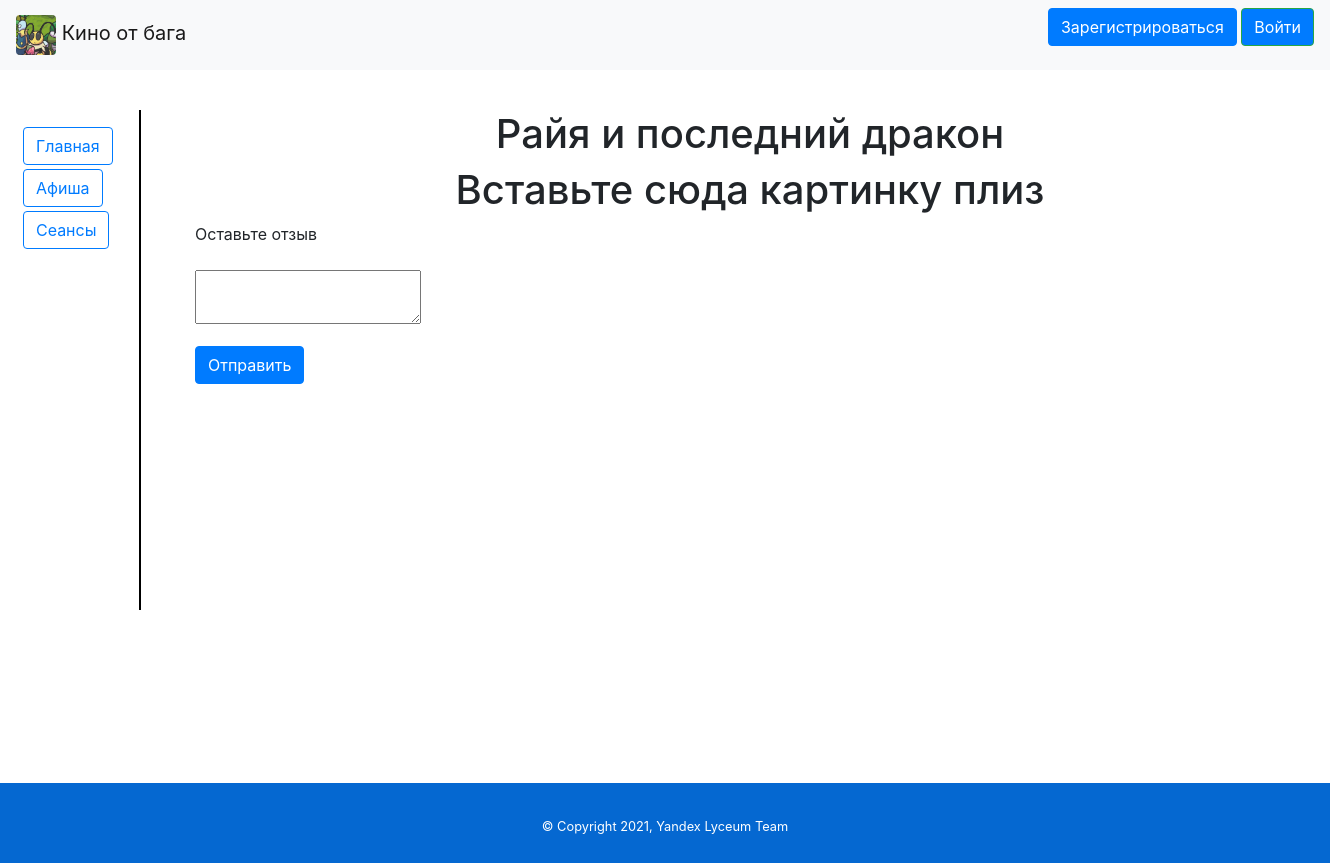
The app's page /film-info?id=1, older data.
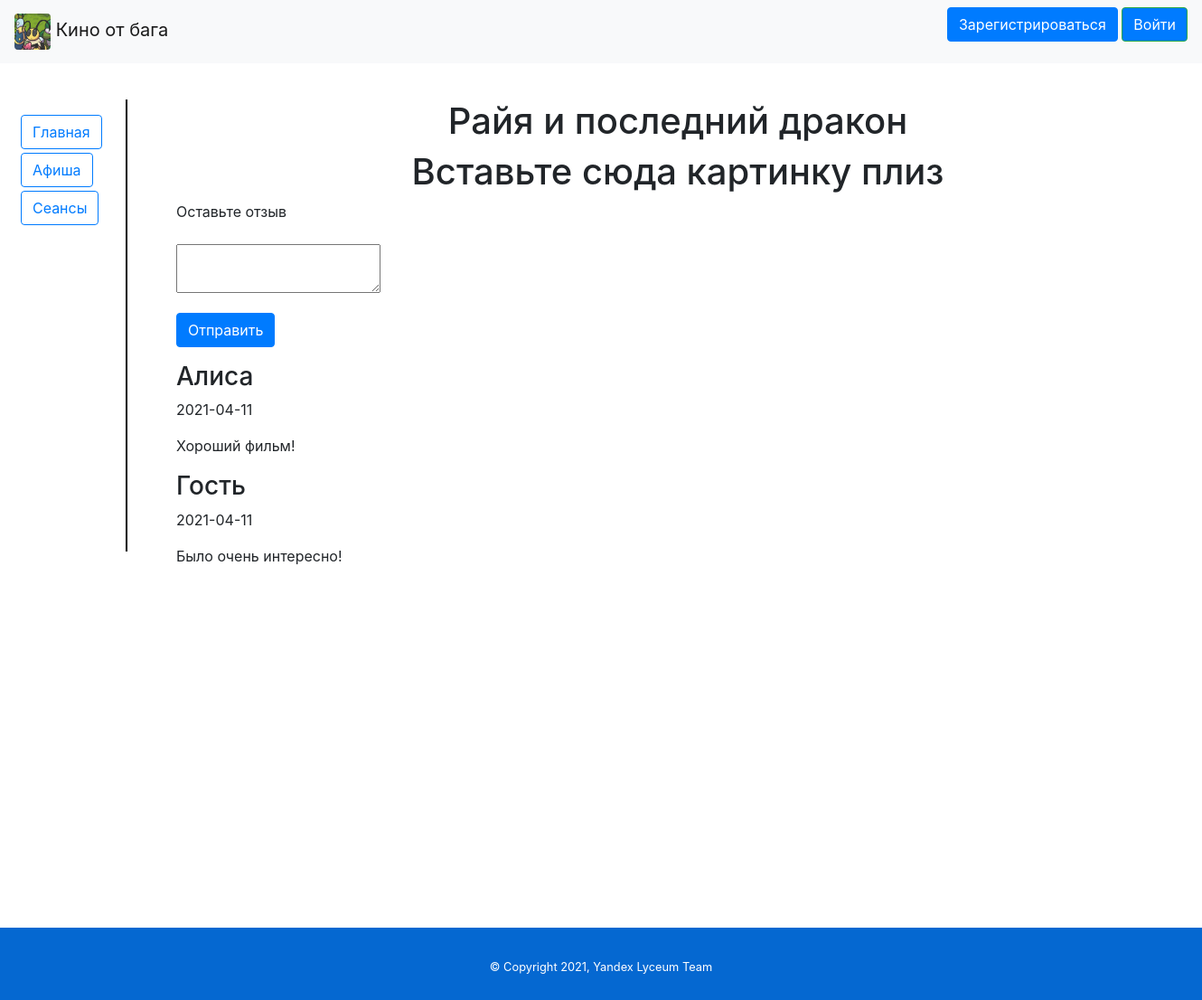
The same page, newer data.
### data/films.py (models this page shows, shortened)
class Films(SqlAlchemyBase):
    __tablename__ = 'films'
    id = sqlalchemy.Column(sqlalchemy.Integer, primary_key=True, autoincrement=True)
    name = sqlalchemy.Column(sqlalchemy.String, nullable=True)
    length = sqlalchemy.Column(sqlalchemy.Integer, default=120)
    image_route = sqlalchemy.Column(sqlalchemy.Integer, nullable=True)
    age_restriction = sqlalchemy.Column(sqlalchemy.Integer, default=0)
    description = sqlalchemy.Column(sqlalchemy.String, nullable=True, default='Film')

### data/review.py (models this page shows)
class Review(SqlAlchemyBase):
    __tablename__ = 'comms'
    id = sqlalchemy.Column(sqlalchemy.Integer, primary_key=True, autoincrement=True)
    name = sqlalchemy.Column(sqlalchemy.String, nullable=False)
    date = sqlalchemy.Column(sqlalchemy.Text, nullable=False)
    comment = sqlalchemy.Column(sqlalchemy.Text, nullable=False)
    film_id = sqlalchemy.Column(sqlalchemy.Integer, nullable=False)

### main.py (the view, shortened to what this page needs)
@app.route('/film-info', methods=['GET', 'POST'])
def film_info():
    form = ReviewForm()
    db_sess = db_session.create_session()
    film_id = request.args.get('id')
    reviews = db_sess.query(Review).filter_by(film_id=film_id).all()
    title = db_sess.query(Films).filter_by(id=film_id).first().name
    return render_template('film_info.html', title=title, reviews=reviews, form=form)

### forms/write_comment.py
class ReviewForm(FlaskForm):
    comment = TextAreaField('Оставьте отзыв', validators=[DataRequired()])
    submit = SubmitField('Отправить')

### data/db_session.py (called while the page is built)
def create_session() -> Session:
    global __factory
    return __factory()

### templates/film_info.html
{% extends "base.html" %}
{% block content %}
<h1>{{title}}</h1>
<h1>Вставьте сюда картинку плиз</h1>
<form action="" method="post">
    <p>{{ form.comment.label }}</p>
    <p>{{ form.comment }}</p>
    <p>{{ form.submit(type="submit", class="btn btn-primary") }}</p>
</form>
{% for i in reviews %}
    <h3>{{i.name}}</h3>
    <p>{{i.date}}</p>
    <p>{{i.comment}}</p>
{% endfor %}
{% endblock %}

### templates/base.html (shortened to what this page needs)
<!doctype html>
<html lang="en">
<head>
    <link rel="stylesheet"
          href="https://stackpath.bootstrapcdn.com/bootstrap/4.4.1/css/bootstrap.min.css"
>
          <link href="{{ url_for('static', filename='css/style.css') }}" rel='stylesheet'>
</head>
<body>
<header>
    <nav class="navbar navbar-light bg-light">
        <div class='to_main'>
        <a class="navbar-brand" href="http://127.0.0.1:5000/">
            <img src="{{ url_for('static', filename='img/bug.jpg') }}" class="rounded float-start" alt="" width="40" height="40">
            Кино от бага
        </a>
    </div>
        {% if current_user.is_authenticated %}
            <a class="navbar-brand" href="/logout">{{ current_user.name }}</a>
        {% else %}
            <p>
                <a class="btn btn-primary " href="/register">Зарегистрироваться</a>
                <a class="btn btn-success" href="/login">Войти</a>
            </p>
        {% endif %}
    </nav>
    <div class="side_bar">
    <div class="item_in_side_bar">
        <a class="btn btn-outline-primary" href="/">Главная</a>
    </div>
    <div class="item_in_side_bar">
        <a class="btn btn-outline-primary" href="/hire">Афиша</a>
    </div>
    <div class="item_in_side_bar">
        <a class="btn btn-outline-primary" href="/sessions">Сеансы</a>
    </div>
    </div>
</header>
<main role="main" class="container">
        {% block content %}{% endblock %}
</main>
<footer>
    <small class='copyright'>&copy; Copyright 2021, Yandex Lyceum Team</small>
</footer>
</body>
</html>

### static/css/style.css (style rules this page uses)
h1, h2 { text-align: center; }
main { margin-top: 3%; margin-bottom: 30%; position: relative; }
.btn-success { background-color: #007bff !important; }
.side_bar { z-index: 1; position: fixed; margin-top: 3%; margin-left: 1px; display: flex; flex-direction: column; width: 140px; height: 500px; border-right: 2px solid black; padding: 15px 20px; float: left; font-size: 18px; }
.item_in_side_bar { margin: 2% 2% 2% 2%; width: 50px; }
nav { display: block; }
.container { flex-flow: wrap; margin-left: 180px; }
footer { padding: 30px; height: 80px; width: 100%; position: sticky; background-color: #0568d1; color: white; text-align: center; }
.copyright { text-align: center; }

Row changes from the older to the newer data that the page shows:
added Review: name "Алиса", date "2021-04-11", comment "Хороший фильм!"
added Review: name "Гость", date "2021-04-11", comment "Было очень интересно!"
